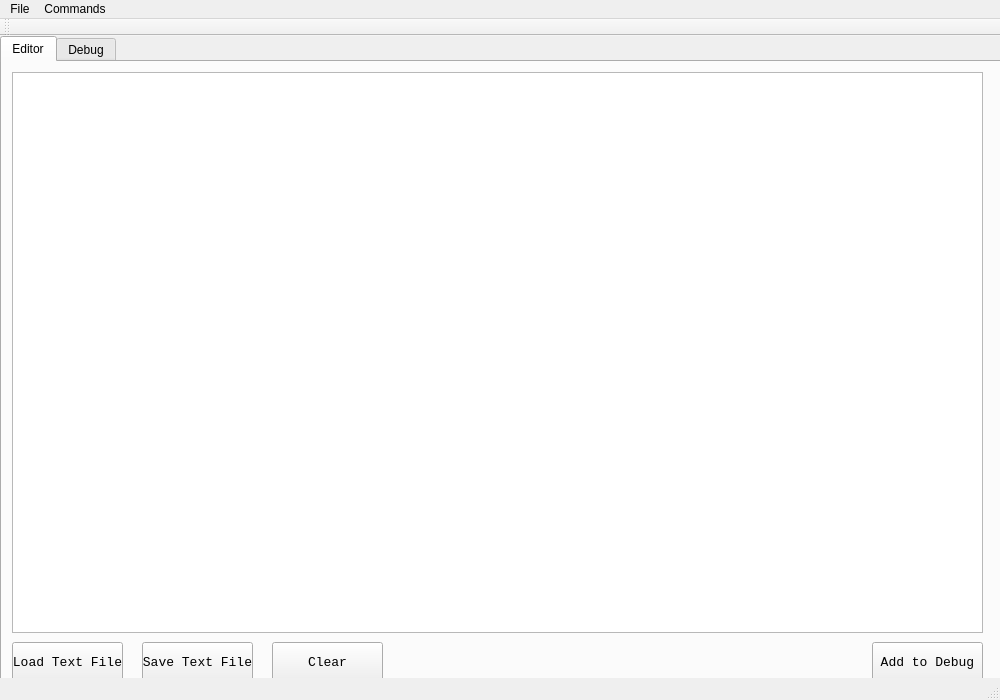
<?xml version="1.0" encoding="UTF-8"?>
<ui version="4.0">
 <class>MainWindow</class>
 <widget class="QMainWindow" name="MainWindow">
  <property name="geometry">
   <rect>
    <x>0</x>
    <y>0</y>
    <width>1000</width>
    <height>700</height>
   </rect>
  </property>
  <property name="sizePolicy">
   <sizepolicy hsizetype="Expanding" vsizetype="Expanding">
    <horstretch>0</horstretch>
    <verstretch>0</verstretch>
   </sizepolicy>
  </property>
  <property name="windowTitle">
   <string>MainWindow</string>
  </property>
  <widget class="QWidget" name="centralWidget">
   <widget class="QTabWidget" name="tabWidget">
    <property name="geometry">
     <rect>
      <x>0</x>
      <y>0</y>
      <width>1001</width>
      <height>651</height>
     </rect>
    </property>
    <property name="currentIndex">
     <number>0</number>
    </property>
    <widget class="QWidget" name="tab">
     <attribute name="title">
      <string>Editor</string>
     </attribute>
     <widget class="QPlainTextEdit" name="Editor_Window">
      <property name="geometry">
       <rect>
        <x>10</x>
        <y>10</y>
        <width>971</width>
        <height>561</height>
       </rect>
      </property>
      <property name="font">
       <font>
        <family>Consolas</family>
        <pointsize>10</pointsize>
       </font>
      </property>
     </widget>
     <widget class="QPushButton" name="Add_to_Debug">
      <property name="geometry">
       <rect>
        <x>870</x>
        <y>580</y>
        <width>111</width>
        <height>41</height>
       </rect>
      </property>
      <property name="font">
       <font>
        <family>Consolas</family>
        <pointsize>10</pointsize>
       </font>
      </property>
      <property name="text">
       <string>Add to Debug</string>
      </property>
     </widget>
     <widget class="QPushButton" name="Clear">
      <property name="geometry">
       <rect>
        <x>270</x>
        <y>580</y>
        <width>111</width>
        <height>41</height>
       </rect>
      </property>
      <property name="font">
       <font>
        <family>Consolas</family>
        <pointsize>10</pointsize>
       </font>
      </property>
      <property name="text">
       <string>Clear</string>
      </property>
     </widget>
     <widget class="QPushButton" name="Load_Text_File">
      <property name="geometry">
       <rect>
        <x>10</x>
        <y>580</y>
        <width>111</width>
        <height>41</height>
       </rect>
      </property>
      <property name="font">
       <font>
        <family>Consolas</family>
        <pointsize>10</pointsize>
       </font>
      </property>
      <property name="text">
       <string>Load Text File</string>
      </property>
     </widget>
     <widget class="QPushButton" name="Save_Text_File">
      <property name="geometry">
       <rect>
        <x>140</x>
        <y>580</y>
        <width>111</width>
        <height>41</height>
       </rect>
      </property>
      <property name="font">
       <font>
        <family>Consolas</family>
        <pointsize>10</pointsize>
       </font>
      </property>
      <property name="text">
       <string>Save Text File</string>
      </property>
     </widget>
    </widget>
    <widget class="QWidget" name="tab_2">
     <attribute name="title">
      <string>Debug</string>
     </attribute>
     <widget class="QPlainTextEdit" name="plainTextEdit">
      <property name="geometry">
       <rect>
        <x>600</x>
        <y>70</y>
        <width>361</width>
        <height>251</height>
       </rect>
      </property>
      <property name="font">
       <font>
        <family>Consolas</family>
        <pointsize>10</pointsize>
       </font>
      </property>
      <property name="undoRedoEnabled">
       <bool>false</bool>
      </property>
      <property name="readOnly">
       <bool>true</bool>
      </property>
      <property name="plainText">
       <string>00 00 00 00 00 00 00 00 00 00 00 00 00 00 00 00
00 00 00 00 00 00 00 00 00 00 00 00 00 00 00 00
00 00 00 00 00 00 00 00 00 00 00 00 00 00 00 00
00 00 00 00 00 00 00 00 00 00 00 00 00 00 00 00
00 00 00 00 00 00 00 00 00 00 00 00 00 00 00 00
00 00 00 00 00 00 00 00 00 00 00 00 00 00 00 00
00 00 00 00 00 00 00 00 00 00 00 00 00 00 00 00
00 00 00 00 00 00 00 00 00 00 00 00 00 00 00 00
00 00 00 00 00 00 00 00 00 00 00 00 00 00 00 00
00 00 00 00 00 00 00 00 00 00 00 00 00 00 00 00
00 00 00 00 00 00 00 00 00 00 00 00 00 00 00 00
00 00 00 00 00 00 00 00 00 00 00 00 00 00 00 00
00 00 00 00 00 00 00 00 00 00 00 00 00 00 00 00
00 00 00 00 00 00 00 00 00 00 00 00 00 00 00 00
00 00 00 00 00 00 00 00 00 00 00 00 00 00 00 00
00 00 00 00 00 00 00 00 00 00 00 00 00 00 00 00</string>
      </property>
     </widget>
     <widget class="QPlainTextEdit" name="plainTextEdit_3">
      <property name="geometry">
       <rect>
        <x>540</x>
        <y>70</y>
        <width>61</width>
        <height>251</height>
       </rect>
      </property>
      <property name="font">
       <font>
        <family>Consolas</family>
        <pointsize>10</pointsize>
       </font>
      </property>
      <property name="undoRedoEnabled">
       <bool>false</bool>
      </property>
      <property name="readOnly">
       <bool>true</bool>
      </property>
      <property name="plainText">
       <string>0x00
0x10
0x20
0x30
0x40
0x50
0x60
0x70
0x80
0x90
0xA0
0xB0
0xC0
0xD0
0xE0
0xF0</string>
      </property>
      <property name="backgroundVisible">
       <bool>false</bool>
      </property>
     </widget>
     <widget class="QLabel" name="label">
      <property name="geometry">
       <rect>
        <x>540</x>
        <y>40</y>
        <width>191</width>
        <height>21</height>
       </rect>
      </property>
      <property name="font">
       <font>
        <family>Consolas</family>
        <pointsize>14</pointsize>
        <weight>75</weight>
        <bold>true</bold>
       </font>
      </property>
      <property name="text">
       <string>Instruction Memory</string>
      </property>
     </widget>
     <widget class="QLabel" name="label_3">
      <property name="geometry">
       <rect>
        <x>40</x>
        <y>10</y>
        <width>131</width>
        <height>21</height>
       </rect>
      </property>
      <property name="font">
       <font>
        <family>Consolas</family>
        <pointsize>14</pointsize>
        <weight>75</weight>
        <bold>true</bold>
       </font>
      </property>
      <property name="text">
       <string>Assembly Code</string>
      </property>
     </widget>
     <widget class="QPlainTextEdit" name="plainTextEdit_7">
      <property name="geometry">
       <rect>
        <x>320</x>
        <y>380</y>
        <width>31</width>
        <height>31</height>
       </rect>
      </property>
      <property name="font">
       <font>
        <family>Consolas</family>
        <pointsize>12</pointsize>
       </font>
      </property>
      <property name="readOnly">
       <bool>true</bool>
      </property>
      <property name="plainText">
       <string>00</string>
      </property>
     </widget>
     <widget class="QLabel" name="label_7">
      <property name="geometry">
       <rect>
        <x>320</x>
        <y>280</y>
        <width>161</width>
        <height>21</height>
       </rect>
      </property>
      <property name="font">
       <font>
        <family>Consolas</family>
        <pointsize>14</pointsize>
        <weight>75</weight>
        <bold>true</bold>
       </font>
      </property>
      <property name="text">
       <string>Memory Data Bus</string>
      </property>
     </widget>
     <widget class="QPlainTextEdit" name="plainTextEdit_6">
      <property name="geometry">
       <rect>
        <x>320</x>
        <y>170</y>
        <width>31</width>
        <height>31</height>
       </rect>
      </property>
      <property name="font">
       <font>
        <family>Consolas</family>
        <pointsize>12</pointsize>
       </font>
      </property>
      <property name="readOnly">
       <bool>true</bool>
      </property>
      <property name="plainText">
       <string>00</string>
      </property>
     </widget>
     <widget class="QPlainTextEdit" name="plainTextEdit_8">
      <property name="geometry">
       <rect>
        <x>320</x>
        <y>310</y>
        <width>31</width>
        <height>31</height>
       </rect>
      </property>
      <property name="font">
       <font>
        <family>Consolas</family>
        <pointsize>12</pointsize>
       </font>
      </property>
      <property name="readOnly">
       <bool>true</bool>
      </property>
      <property name="plainText">
       <string>00</string>
      </property>
     </widget>
     <widget class="QPlainTextEdit" name="plainTextEdit_9">
      <property name="geometry">
       <rect>
        <x>320</x>
        <y>240</y>
        <width>31</width>
        <height>31</height>
       </rect>
      </property>
      <property name="font">
       <font>
        <family>Consolas</family>
        <pointsize>12</pointsize>
       </font>
      </property>
      <property name="readOnly">
       <bool>true</bool>
      </property>
      <property name="plainText">
       <string>00</string>
      </property>
     </widget>
     <widget class="QLabel" name="label_4">
      <property name="geometry">
       <rect>
        <x>320</x>
        <y>40</y>
        <width>161</width>
        <height>21</height>
       </rect>
      </property>
      <property name="font">
       <font>
        <family>Consolas</family>
        <pointsize>14</pointsize>
        <weight>75</weight>
        <bold>true</bold>
       </font>
      </property>
      <property name="text">
       <string>Status Registers</string>
      </property>
     </widget>
     <widget class="QLabel" name="label_5">
      <property name="geometry">
       <rect>
        <x>320</x>
        <y>140</y>
        <width>161</width>
        <height>21</height>
       </rect>
      </property>
      <property name="font">
       <font>
        <family>Consolas</family>
        <pointsize>14</pointsize>
        <weight>75</weight>
        <bold>true</bold>
       </font>
      </property>
      <property name="text">
       <string>Program Counter</string>
      </property>
     </widget>
     <widget class="QLabel" name="label_6">
      <property name="geometry">
       <rect>
        <x>320</x>
        <y>350</y>
        <width>121</width>
        <height>21</height>
       </rect>
      </property>
      <property name="font">
       <font>
        <family>Consolas</family>
        <pointsize>14</pointsize>
        <weight>75</weight>
        <bold>true</bold>
       </font>
      </property>
      <property name="text">
       <string>Accumulator</string>
      </property>
     </widget>
     <widget class="QCheckBox" name="checkBox_2">
      <property name="geometry">
       <rect>
        <x>320</x>
        <y>90</y>
        <width>70</width>
        <height>17</height>
       </rect>
      </property>
      <property name="font">
       <font>
        <family>Consolas</family>
        <pointsize>12</pointsize>
       </font>
      </property>
      <property name="text">
       <string>CARRY</string>
      </property>
      <property name="checkable">
       <bool>false</bool>
      </property>
     </widget>
     <widget class="QPlainTextEdit" name="plainTextEdit_5">
      <property name="geometry">
       <rect>
        <x>40</x>
        <y>40</y>
        <width>241</width>
        <height>571</height>
       </rect>
      </property>
      <property name="font">
       <font>
        <family>Consolas</family>
        <pointsize>12</pointsize>
       </font>
      </property>
      <property name="readOnly">
       <bool>true</bool>
      </property>
     </widget>
     <widget class="QCheckBox" name="checkBox">
      <property name="geometry">
       <rect>
        <x>320</x>
        <y>70</y>
        <width>70</width>
        <height>17</height>
       </rect>
      </property>
      <property name="font">
       <font>
        <family>Consolas</family>
        <pointsize>12</pointsize>
       </font>
      </property>
      <property name="text">
       <string>ZERO</string>
      </property>
      <property name="checkable">
       <bool>false</bool>
      </property>
     </widget>
     <widget class="QLabel" name="label_8">
      <property name="geometry">
       <rect>
        <x>320</x>
        <y>210</y>
        <width>181</width>
        <height>21</height>
       </rect>
      </property>
      <property name="font">
       <font>
        <family>Consolas</family>
        <pointsize>14</pointsize>
        <weight>75</weight>
        <bold>true</bold>
       </font>
      </property>
      <property name="text">
       <string>Memory Address Bus</string>
      </property>
     </widget>
     <widget class="QCheckBox" name="checkBox_3">
      <property name="geometry">
       <rect>
        <x>320</x>
        <y>110</y>
        <width>91</width>
        <height>17</height>
       </rect>
      </property>
      <property name="font">
       <font>
        <family>Consolas</family>
        <pointsize>12</pointsize>
       </font>
      </property>
      <property name="text">
       <string>NEGATIVE</string>
      </property>
      <property name="checkable">
       <bool>false</bool>
      </property>
     </widget>
     <widget class="QLabel" name="label_2">
      <property name="geometry">
       <rect>
        <x>540</x>
        <y>330</y>
        <width>121</width>
        <height>21</height>
       </rect>
      </property>
      <property name="font">
       <font>
        <family>Consolas</family>
        <pointsize>14</pointsize>
        <weight>75</weight>
        <bold>true</bold>
       </font>
      </property>
      <property name="text">
       <string>Main Memory</string>
      </property>
     </widget>
     <widget class="QPlainTextEdit" name="plainTextEdit_2">
      <property name="geometry">
       <rect>
        <x>600</x>
        <y>360</y>
        <width>361</width>
        <height>251</height>
       </rect>
      </property>
      <property name="font">
       <font>
        <family>Consolas</family>
        <pointsize>10</pointsize>
       </font>
      </property>
      <property name="undoRedoEnabled">
       <bool>false</bool>
      </property>
      <property name="readOnly">
       <bool>true</bool>
      </property>
      <property name="plainText">
       <string>00 00 00 00 00 00 00 00 00 00 00 00 00 00 00 00
00 00 00 00 00 00 00 00 00 00 00 00 00 00 00 00
00 00 00 00 00 00 00 00 00 00 00 00 00 00 00 00
00 00 00 00 00 00 00 00 00 00 00 00 00 00 00 00
00 00 00 00 00 00 00 00 00 00 00 00 00 00 00 00
00 00 00 00 00 00 00 00 00 00 00 00 00 00 00 00
00 00 00 00 00 00 00 00 00 00 00 00 00 00 00 00
00 00 00 00 00 00 00 00 00 00 00 00 00 00 00 00
00 00 00 00 00 00 00 00 00 00 00 00 00 00 00 00
00 00 00 00 00 00 00 00 00 00 00 00 00 00 00 00
00 00 00 00 00 00 00 00 00 00 00 00 00 00 00 00
00 00 00 00 00 00 00 00 00 00 00 00 00 00 00 00
00 00 00 00 00 00 00 00 00 00 00 00 00 00 00 00
00 00 00 00 00 00 00 00 00 00 00 00 00 00 00 00
00 00 00 00 00 00 00 00 00 00 00 00 00 00 00 00
00 00 00 00 00 00 00 00 00 00 00 00 00 00 00 00</string>
      </property>
     </widget>
     <widget class="QPlainTextEdit" name="plainTextEdit_4">
      <property name="geometry">
       <rect>
        <x>540</x>
        <y>360</y>
        <width>61</width>
        <height>251</height>
       </rect>
      </property>
      <property name="font">
       <font>
        <family>Consolas</family>
        <pointsize>10</pointsize>
       </font>
      </property>
      <property name="undoRedoEnabled">
       <bool>false</bool>
      </property>
      <property name="readOnly">
       <bool>true</bool>
      </property>
      <property name="plainText">
       <string>0x00
0x10
0x20
0x30
0x40
0x50
0x60
0x70
0x80
0x90
0xA0
0xB0
0xC0
0xD0
0xE0
0xF0</string>
      </property>
      <property name="backgroundVisible">
       <bool>false</bool>
      </property>
     </widget>
    </widget>
   </widget>
  </widget>
  <widget class="QMenuBar" name="menuBar">
   <property name="geometry">
    <rect>
     <x>0</x>
     <y>0</y>
     <width>1000</width>
     <height>21</height>
    </rect>
   </property>
   <widget class="QMenu" name="menuFile">
    <property name="title">
     <string>File</string>
    </property>
    <addaction name="actionOpen_Code_File"/>
    <addaction name="actionSave_Text_File"/>
   </widget>
   <widget class="QMenu" name="menuCommands">
    <property name="title">
     <string>Commands</string>
    </property>
    <addaction name="actionAssemble"/>
    <addaction name="actionRun"/>
    <addaction name="actionNext_Cycle"/>
   </widget>
   <addaction name="menuFile"/>
   <addaction name="menuCommands"/>
  </widget>
  <widget class="QToolBar" name="mainToolBar">
   <attribute name="toolBarArea">
    <enum>TopToolBarArea</enum>
   </attribute>
   <attribute name="toolBarBreak">
    <bool>false</bool>
   </attribute>
  </widget>
  <widget class="QStatusBar" name="statusBar"/>
  <action name="actionAssemble">
   <property name="text">
    <string>Assemble</string>
   </property>
  </action>
  <action name="actionOpen_Code_File">
   <property name="text">
    <string>Load Text File...</string>
   </property>
  </action>
  <action name="actionRun">
   <property name="text">
    <string>Run</string>
   </property>
  </action>
  <action name="actionNext_Cycle">
   <property name="text">
    <string>Next Cycle</string>
   </property>
  </action>
  <action name="actionSave_Text_File">
   <property name="text">
    <string>Save Text File...</string>
   </property>
  </action>
 </widget>
 <layoutdefault spacing="6" margin="11"/>
 <resources/>
 <connections/>
</ui>
